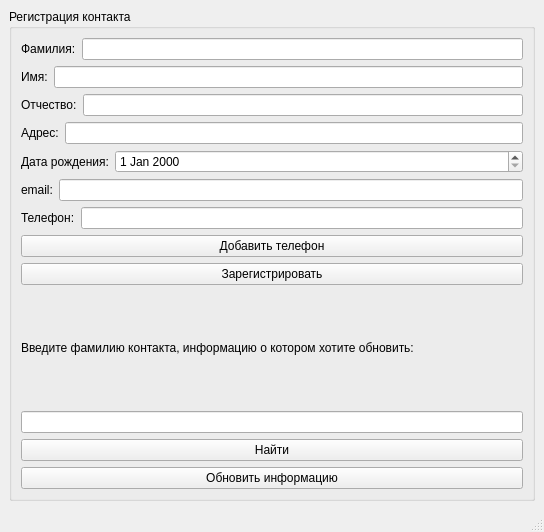
<?xml version="1.0" encoding="UTF-8"?>
<ui version="4.0">
 <class>MainWindow</class>
 <widget class="QMainWindow" name="MainWindow">
  <property name="geometry">
   <rect>
    <x>0</x>
    <y>0</y>
    <width>544</width>
    <height>532</height>
   </rect>
  </property>
  <property name="windowTitle">
   <string>MainWindow</string>
  </property>
  <widget class="QWidget" name="centralwidget">
   <layout class="QVBoxLayout" name="verticalLayout_4">
    <item>
     <widget class="QGroupBox" name="groupBox">
      <property name="title">
       <string>Регистрация контакта</string>
      </property>
      <layout class="QVBoxLayout" name="verticalLayout_3">
       <item>
        <layout class="QVBoxLayout" name="verticalLayout">
         <item>
          <layout class="QHBoxLayout" name="horizontalLayout_2">
           <item>
            <widget class="QLabel" name="label_2">
             <property name="text">
              <string>Фамилия:</string>
             </property>
            </widget>
           </item>
           <item>
            <widget class="QLineEdit" name="second_name"/>
           </item>
          </layout>
         </item>
         <item>
          <layout class="QHBoxLayout" name="horizontalLayout">
           <item>
            <widget class="QLabel" name="label">
             <property name="text">
              <string>Имя:</string>
             </property>
            </widget>
           </item>
           <item>
            <widget class="QLineEdit" name="first_name"/>
           </item>
          </layout>
         </item>
         <item>
          <layout class="QHBoxLayout" name="horizontalLayout_3">
           <item>
            <widget class="QLabel" name="label_3">
             <property name="text">
              <string>Отчество:</string>
             </property>
            </widget>
           </item>
           <item>
            <widget class="QLineEdit" name="third_name"/>
           </item>
          </layout>
         </item>
         <item>
          <layout class="QHBoxLayout" name="horizontalLayout_4">
           <item>
            <widget class="QLabel" name="label_4">
             <property name="text">
              <string>Адрес:</string>
             </property>
            </widget>
           </item>
           <item>
            <widget class="QLineEdit" name="address"/>
           </item>
          </layout>
         </item>
         <item>
          <layout class="QHBoxLayout" name="horizontalLayout_5" stretch="0,1">
           <property name="spacing">
            <number>-1</number>
           </property>
           <property name="leftMargin">
            <number>0</number>
           </property>
           <item>
            <widget class="QLabel" name="label_5">
             <property name="text">
              <string>Дата рождения:</string>
             </property>
            </widget>
           </item>
           <item>
            <widget class="QDateEdit" name="dateEdit"/>
           </item>
          </layout>
         </item>
         <item>
          <layout class="QHBoxLayout" name="horizontalLayout_6">
           <item>
            <widget class="QLabel" name="label_6">
             <property name="text">
              <string>email:</string>
             </property>
            </widget>
           </item>
           <item>
            <widget class="QLineEdit" name="email"/>
           </item>
          </layout>
         </item>
         <item>
          <layout class="QHBoxLayout" name="horizontalLayout_7">
           <item>
            <widget class="QLabel" name="label_7">
             <property name="text">
              <string>Телефон:</string>
             </property>
            </widget>
           </item>
           <item>
            <widget class="QLineEdit" name="phone"/>
           </item>
          </layout>
         </item>
        </layout>
       </item>
       <item>
        <widget class="QPushButton" name="insert_number">
         <property name="text">
          <string>Добавить телефон</string>
         </property>
        </widget>
       </item>
       <item>
        <widget class="QPushButton" name="pushButton">
         <property name="text">
          <string>Зарегистрировать</string>
         </property>
        </widget>
       </item>
       <item>
        <layout class="QVBoxLayout" name="verticalLayout_2">
         <item>
          <widget class="QLabel" name="label_8">
           <property name="text">
            <string>Введите фамилию контакта, информацию о котором хотите обновить:</string>
           </property>
          </widget>
         </item>
         <item>
          <widget class="QLineEdit" name="lineEdit"/>
         </item>
         <item>
          <widget class="QPushButton" name="pushButton_2">
           <property name="text">
            <string>Найти</string>
           </property>
          </widget>
         </item>
         <item>
          <widget class="QPushButton" name="pushButton_3">
           <property name="text">
            <string>Обновить информацию</string>
           </property>
          </widget>
         </item>
        </layout>
       </item>
      </layout>
     </widget>
    </item>
   </layout>
  </widget>
  <widget class="QMenuBar" name="menubar">
   <property name="geometry">
    <rect>
     <x>0</x>
     <y>0</y>
     <width>544</width>
     <height>24</height>
    </rect>
   </property>
  </widget>
  <widget class="QStatusBar" name="statusbar"/>
 </widget>
 <resources/>
 <connections/>
</ui>
